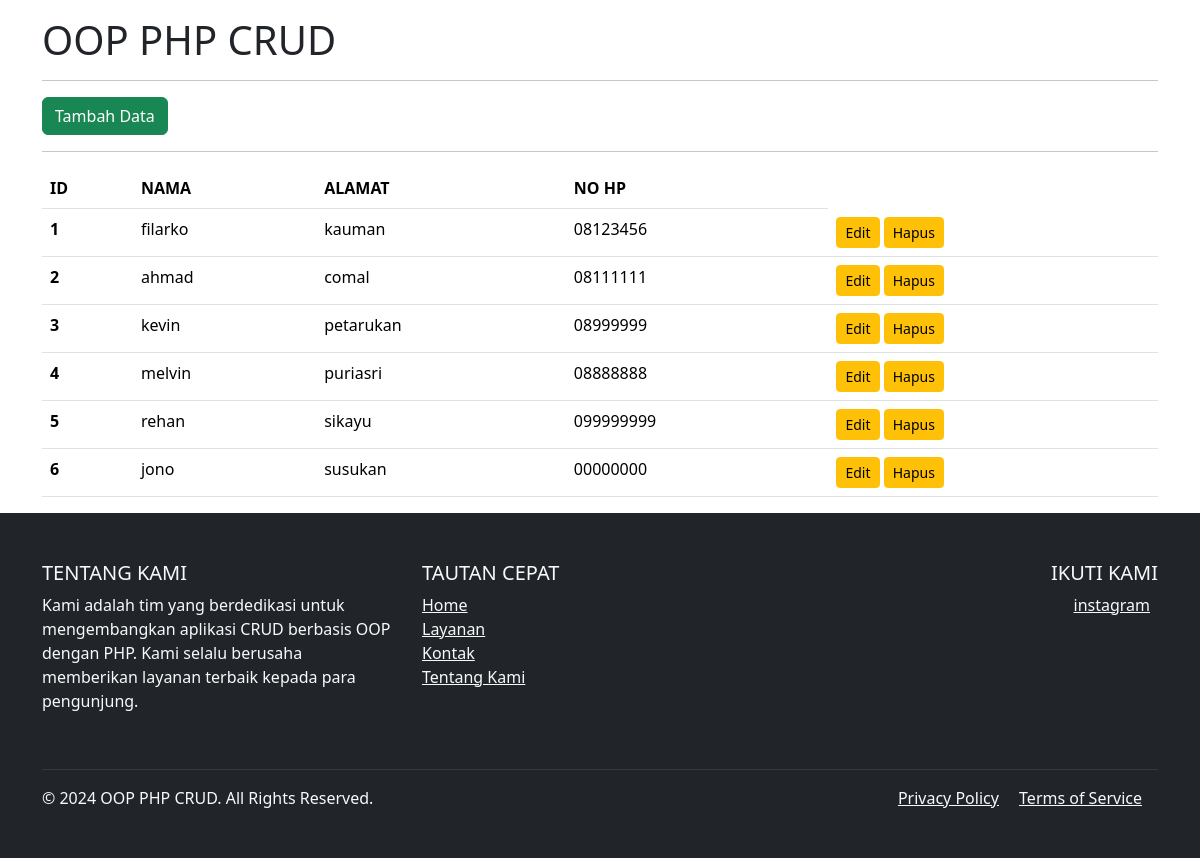
The page / on the database its author committed.
### tables this page shows
CREATE TABLE `tb_users` (
  `id` int(10) NOT NULL,
  `nama` varchar(255) NOT NULL,
  `alamat` varchar(255) NOT NULL,
  `nohp` char(13) NOT NULL
);

### database.php (called while the page is built, shortened)
<?php
class Database {
    public $host = "localhost";
    public $username = "root";
    public $password = "";
    public $database = "db_php";
    public $connect;
    function __construct() {
        $this->connect = mysqli_connect($this->host, $this->username, $this->password);
        mysqli_select_db($this->connect, $this->database);
    }
    public function tampilData() {
        $data = mysqli_query($this->connect, "SELECT * FROM tb_users");
        $rows = mysqli_fetch_all($data, MYSQLI_ASSOC);
        return $rows;
    }
}
?>

### index.php (the view, shortened to what this page needs)
<?php
include "database.php";
$db = new Database();
?>
<!doctype html>
<html lang="en">
  <head>
    <link href="https://cdn.jsdelivr.net/npm/bootstrap@5.3.3/dist/css/bootstrap.min.css" rel="stylesheet">
  </head>
  <body>
    <div class="container mt-3">
        <h1>OOP PHP CRUD</h1>
        <hr>
        <a href="input.php" class="btn btn-success">Tambah Data</a>
        <hr>
        <table class="table table-hover">
            <thead>
                <tr>
                    <th scope="col">ID</th>
                    <th scope="col">NAMA</th>
                    <th scope="col">ALAMAT</th>
                    <th scope="col">NO HP</th>
                </tr>
            </thead>
            <tbody>
            <?php
            foreach ($db->tampilData() as $dataUser) {
            ?>
                <tr>
                    <th><?php echo $dataUser['id']; ?></th>
                    <td><?php echo $dataUser['nama'];?></td>
                    <td><?php echo $dataUser['alamat'];?></td>
                    <td><?php echo $dataUser['nohp'];?></td>
                    <td>
                        <a href="edit.php?id=<?php echo $dataUser['id']; ?>" class="btn btn-warning btn-sm">Edit</a>
                        <a href="proses.php?id=<?php echo $dataUser['id']?>&aksi=hapus" class="btn btn-warning btn-sm">Hapus</a>
                    </td>
                </tr>
                <?php
            }
            ?>
            </tbody>
        </table>
    </div>
    <footer class="bg-dark text-light py-5">
        <div class="container">
            <div class="row">
                <div class="col-md-4 mb-4">
                    <h5 class="text-uppercase">Tentang Kami</h5>
                    <p>Kami adalah tim yang berdedikasi untuk mengembangkan aplikasi CRUD berbasis OOP dengan PHP. Kami selalu berusaha memberikan layanan terbaik kepada para pengunjung.</p>
                </div>
                <div class="col-md-4 mb-4">
                    <h5 class="text-uppercase">Tautan Cepat</h5>
                    <ul class="list-unstyled">
                        <li><a href="#" class="text-light">Home</a></li>
                        <li><a href="#" class="text-light">Layanan</a></li>
                        <li><a href="#" class="text-light">Kontak</a></li>
                        <li><a href="#" class="text-light">Tentang Kami</a></li>
                    </ul>
                </div>
                <div class="col-md-4 mb-4 text-md-end">
                    <h5 class="text-uppercase">Ikuti Kami</h5>
                    <a target="blank" href="www.instagram.com/faahmiyusuff" class="text-light me-2">instagram<i class="fab fa-instagram"></i></a>
                </div>
            </div>
            <hr class="border-secondary">
            <div class="row">
                <div class="col-md-6">
                    <p class="mb-0">&copy; 2024 OOP PHP CRUD. All Rights Reserved.</p>
                </div>
                <div class="col-md-6 text-md-end">
                    <a href="#" class="text-light me-3">Privacy Policy</a>
                    <a href="#" class="text-light me-3">Terms of Service</a>
                </div>
            </div>
        </div>
    </footer>
</body>
</html>

### rows shown on the page
tb_users: id "1", nama "filarko", alamat "kauman", nohp "08123456"
tb_users: id "2", nama "ahmad", alamat "comal", nohp "08111111"
tb_users: id "3", nama "kevin", alamat "petarukan", nohp "08999999"
tb_users: id "4", nama "melvin", alamat "puriasri", nohp "08888888"
tb_users: id "5", nama "rehan", alamat "sikayu", nohp "099999999"
tb_users: id "6", nama "jono", alamat "susukan", nohp "00000000"
